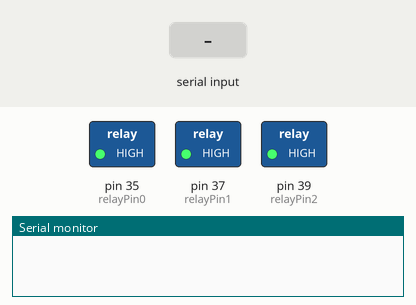
This sketch was run on a simulated Arduino Mega 2560, built with avr-gcc and run on an emulated ATmega2560. On the bench: switched loads named in the sketch (green lamp = pin HIGH), the last lines printed to the serial monitor. The test bench sets the inputs (shaded band).

Above: at 1.2 s.
1.3 s: "r" received over Serial
At 2.0 s:
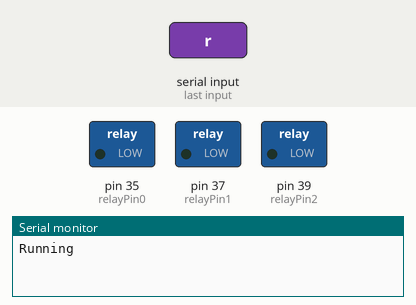
2.8 s: byte 116 ('t') received over Serial
4.3 s: "c" received over Serial
7.3 s: "a" received over Serial
At 8.1 s:
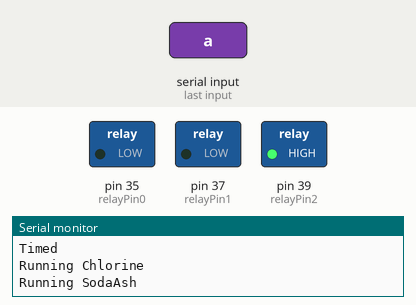
8.8 s: "R" received over Serial
At 10.1 s:
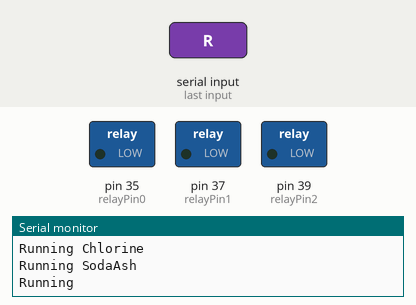
Timing chart, 0 to 11.3 s (numbered marks = the images above; inputs shaded):
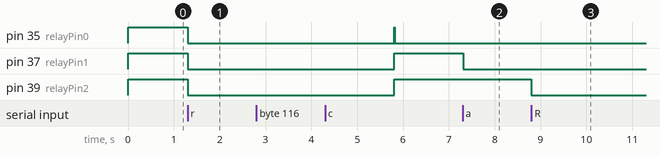

Measured:
- after the input at 1.3 s, pin 35 (relayPin0), pin 37 (relayPin1), pin 39 (relayPin2): HIGH → LOW at once
- after the input at 7.3 s, pin 37 (relayPin1): HIGH → LOW at once
- after the input at 8.8 s, pin 39 (relayPin2): HIGH → LOW at once

The sketch:

Relay_Timing.ino
```cpp
/*
   Link to product: https://www.robotshop.com/en/4-channel-5v-relay-shield-module.html?utm_source=google&utm_medium=surfaces&utm_campaign=surfaces_across_google_usen
   Link to pin mapping: https://icircuit.net/arduino-boards-pin-mapping/141
   http://jim-st.blogspot.com/2014/05/arduino-mega-2650-pin-mapping.html
   Details: 4 Channel 5V Relay Shield Module
   relay is active low
*/
// Port C mega pins 31(C6) 33(C4) 35(C2) 37(C0)
//set these pins as outputs
//DDRC |= 0x55; // B0101 0101

byte relayPin0 = 35; //chlorine
byte relayPin1 = 37; //soda ash
byte relayPin2 = 39; //muriatic acid

int runningInterval = 3000; // 3sec

void setup() {
  // put your setup code here, to run once:
  Serial.begin(9600);
  //DDRC |= 0x55; // B0101 0101
  pinMode(relayPin0, OUTPUT); //chlorine
  pinMode(relayPin1, OUTPUT); //soda ash
  pinMode(relayPin2, OUTPUT); //muriatic acid


  //PORTC &= ~0x55;
  //digitalWrite(relayPin0, LOW);
  //digitalWrite(relayPin1, LOW);
  digitalWrite(relayPin0, HIGH);
  digitalWrite(relayPin1, HIGH);
  digitalWrite(relayPin2, HIGH);

}

void runPumps();
void stopPumps();
void runPumpChlorine();
void runPumpSodaAsh();
void runPumpMuriatic();
void runPumpsTimed();

void loop() {
  delay(10);
  // put your main code here, to run repeatedly:
  if (Serial.available() > 0) {
    char ch = Serial.read();
    switch (ch) {
      //run both pumps
      case 'r':
      case 'R':
        runPumps();
        break;
      //run high ground pump
      case 'c':
      case 'C':
        runPumpChlorine();
        break;
      //run low ground pump
      case 'a':
      case 'A':
        runPumpSodaAsh();
        break;
      case 'm':
      case 'M':
        runPumpMuriatic();
        break;
      //stop pumps
      case 's':
      case 'S':
        stopPumps();
        break;
      //run timed pumps
      case 't':
      case 'T':
        runPumpsTimed();
        break;
      default:
        break;
    }
  }
}

void runPumps() {
  digitalWrite(relayPin0, LOW);
  digitalWrite(relayPin1, LOW);
  digitalWrite(relayPin2, LOW);
  Serial.println("Running");
}

void stopPumps() {
  digitalWrite(relayPin0, HIGH);
  digitalWrite(relayPin1, HIGH);
  digitalWrite(relayPin2, HIGH);
  Serial.println("Stopped");
}

void runPumpChlorine() {
  digitalWrite(relayPin0, LOW);
  Serial.println("Running Chlorine");
}

void runPumpSodaAsh() {
  digitalWrite(relayPin1, LOW);
  Serial.println("Running SodaAsh");
}

void runPumpMuriatic() {
  digitalWrite(relayPin2, LOW);
  Serial.println("Running Muriatic Acid");
}

void runPumpsTimed() {
  digitalWrite(relayPin0, LOW);
  digitalWrite(relayPin1, LOW);
  digitalWrite(relayPin2, LOW);
  Serial.println("Running Timed");
  Serial.print(runningInterval);
  Serial.println(" ms");
  delay(runningInterval);
  digitalWrite(relayPin0, HIGH);
  digitalWrite(relayPin1, HIGH);
  digitalWrite(relayPin2, HIGH);
  Serial.println("Timed");

}
```
